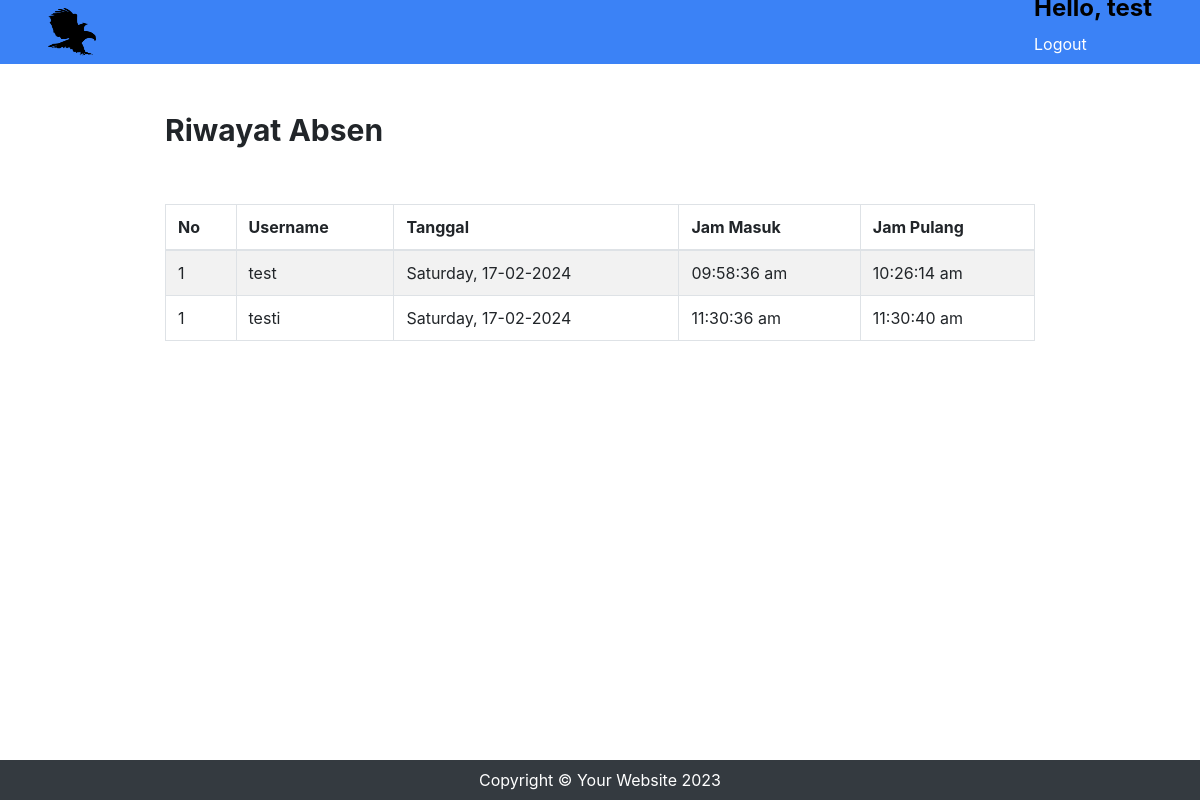
The page /src/view/riwayatAbsen.php (signed in) on the database its author committed.
### tables this page shows
CREATE TABLE `tb_absen` (
  `id_absen` int NOT NULL AUTO_INCREMENT,
  `username` varchar(255) NOT NULL,
  `date` varchar(255) DEFAULT NULL,
  `check_in` varchar(255) DEFAULT NULL,
  `check_out` varchar(255) DEFAULT NULL,
  `latitude` varchar(255) DEFAULT NULL,
  `longitude` varchar(255) DEFAULT NULL,
  PRIMARY KEY (`id_absen`)
);

### src/view/riwayatAbsen.php (the view, shortened to what this page needs)
<html>
    <head>
    </head>
</html>
<header>
    <?php include '../component/header.php';?>
</header>
<div class="container mt-5 w-75">
<?php
include '../connection/koneksi.php';
$username = $_SESSION['username'];
$query = "";
if ($_SESSION['role'] == 'admin') {
    $query = "SELECT * FROM tb_absen";
} else {
    $query = "SELECT * FROM tb_absen where username='$username'";
}
$result = mysqli_query($koneksi, $query);
$cek = mysqli_num_rows($result);
?>
    <div class="flex justify-between">
        <h1 class="font-bold text-3xl">Riwayat Absen</h1>
    </div>
    <table class="table table-striped mt-5 table-bordered">
        <thead>
            <tr>
                <th>No</th>
                <th>Username</th>
                <th>Tanggal</th>
                <th>Jam Masuk</th>
                <th>Jam Pulang</th>
            </tr>
            <tbody>
                <?php
                $index = 1;
                if ($cek == 0 ) {
                    echo "<td colspan='7' style='text-align:center;'>Data Tidak Ditemukan</td>";
                } else {
                    while($absen_data = mysqli_fetch_array($result)) {
                        echo "<tr data-bs-toggle='modal' data-bs-target='#exampleModal' data-bs-latitude='$absen_data[latitude]' data-bs-longitude='$absen_data[longitude]' style='cursor:pointer;'>";
                        echo "<td>".$index."</td>";
                        echo "<td>".$absen_data['username']."</td>";
                        echo "<td>".$absen_data['date']."</td>";
                        echo "<td>".$absen_data['check_in']."</td>";
                        echo "<td>".$absen_data['check_out']."</td>";
                    }
                }
                ?>
            </tbody>
        </thead>
    </table>
</div>
<footer class="py-2 mt-5 bg-dark w-full fixed" style="bottom: 0;">
        <?php include '../component/footer.php'?>
    </footer>

### rows shown on the page
tb_absen: username "test", date "Saturday, 17-02-2024", check_in "09:58:36 am", check_out "10:26:14 am"
tb_absen: username "testi", date "Saturday, 17-02-2024", check_in "11:30:36 am", check_out "11:30:40 am"
